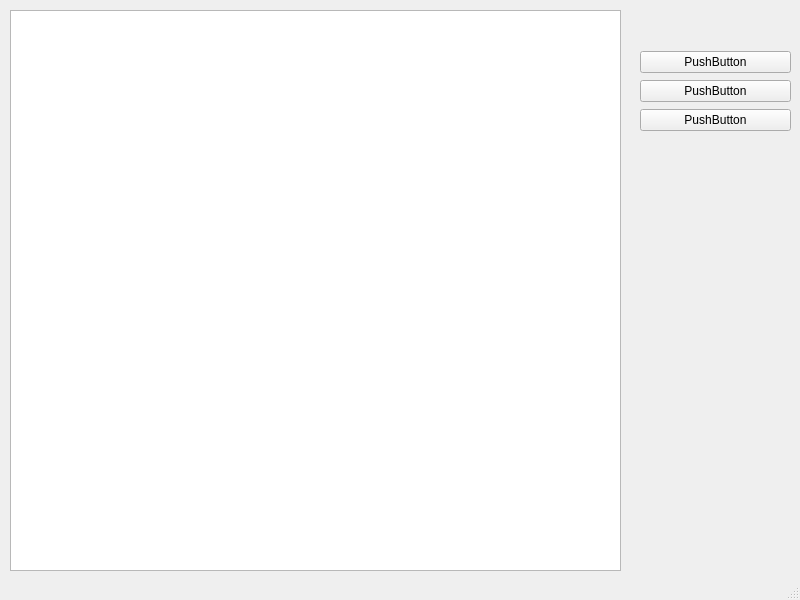
<?xml version="1.0" encoding="UTF-8"?>
<ui version="4.0">
 <class>MainWindow</class>
 <widget class="QMainWindow" name="MainWindow">
  <property name="geometry">
   <rect>
    <x>0</x>
    <y>0</y>
    <width>800</width>
    <height>600</height>
   </rect>
  </property>
  <property name="windowTitle">
   <string>MainWindow</string>
  </property>
  <widget class="QWidget" name="centralwidget">
   <widget class="QGraphicsView" name="graphicsView">
    <property name="geometry">
     <rect>
      <x>10</x>
      <y>10</y>
      <width>611</width>
      <height>561</height>
     </rect>
    </property>
   </widget>
   <widget class="QWidget" name="layoutWidget">
    <property name="geometry">
     <rect>
      <x>640</x>
      <y>50</y>
      <width>151</width>
      <height>83</height>
     </rect>
    </property>
    <layout class="QVBoxLayout" name="verticalLayout">
     <item>
      <widget class="QPushButton" name="pushButton">
       <property name="text">
        <string>PushButton</string>
       </property>
      </widget>
     </item>
     <item>
      <widget class="QPushButton" name="pushButton_2">
       <property name="text">
        <string>PushButton</string>
       </property>
      </widget>
     </item>
     <item>
      <widget class="QPushButton" name="pushButton_3">
       <property name="text">
        <string>PushButton</string>
       </property>
      </widget>
     </item>
    </layout>
   </widget>
  </widget>
  <widget class="QMenuBar" name="menubar">
   <property name="geometry">
    <rect>
     <x>0</x>
     <y>0</y>
     <width>800</width>
     <height>21</height>
    </rect>
   </property>
  </widget>
  <widget class="QStatusBar" name="statusbar"/>
 </widget>
 <resources/>
 <connections/>
</ui>
